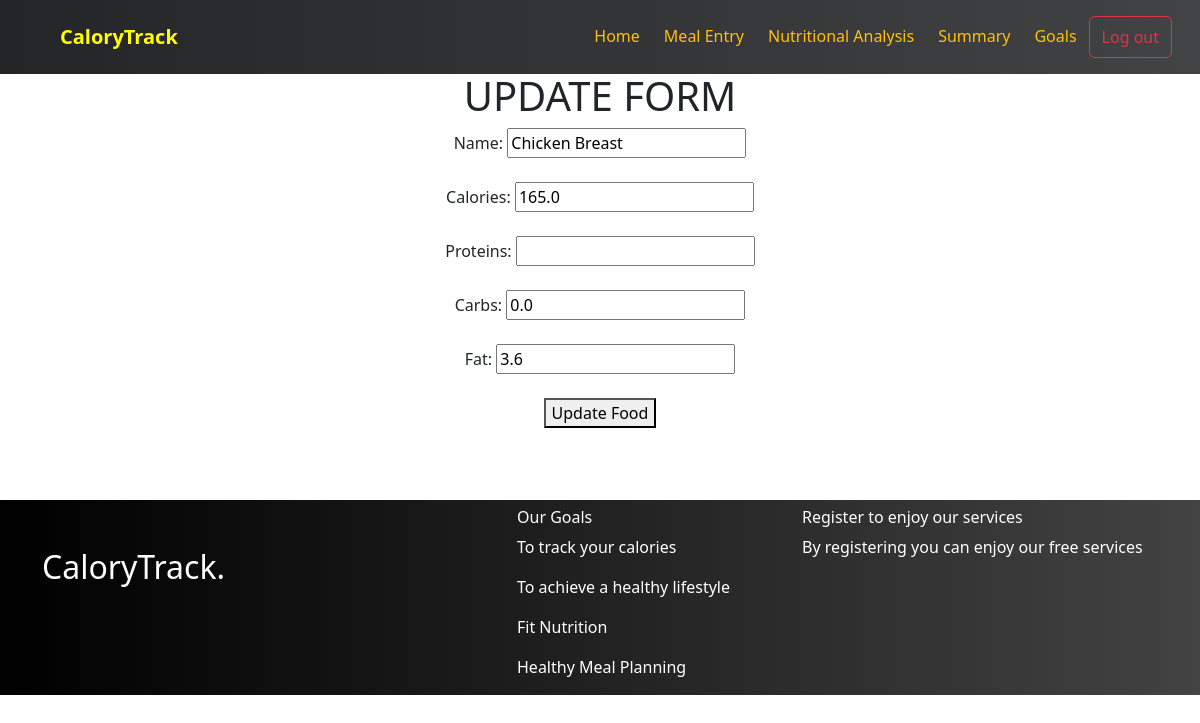
The page /update/3/ on the database its author committed.
### macroNutrientApp/models.py (models this page shows, shortened)
class Food(models.Model):
    name = models.CharField(max_length=100)
    calories = models.FloatField()
    protein = models.FloatField()
    carbs = models.FloatField()
    fat = models.FloatField()

### macroNutrientApp/views.py (the view, shortened to what this page needs)
# urls.py: path('update/<int:id>/',views.update,name="update"),
def update(request,id):
    u=Food.objects.filter(id=id)
    return render(request,"update.html",{'u':u})

### macroNutrientApp/templates/update.html (shortened to what this page needs)
{% extends 'base.html' %}
{% block content %}
<br><br><br>
<center>
    <h1>UPDATE FORM</h1>
    <form action="" method="POST">
        {% for u in u %}
        Name: <input type="text" name="name" value="{{ u.name }}"><br><br>
        Calories: <input type="number" name="calories" value="{{ u.calories }}"><br><br>
        Proteins: <input type="number" name="proteins" value="{{ u.proteins }}"><br><br>
        Carbs: <input type="number" name="carbs" value="{{ u.carbs }}"><br><br>
        Fat: <input type="number" name="fat" value="{{ u.fat }}"><br><br>
        <button type="submit">Update Food</button>
        {% endfor %}
    </form>
    </center>
{% endblock %}

### rows shown on the page
Food: name "Chicken Breast", calories "165.0", carbs "0.0", fat "3.6"
